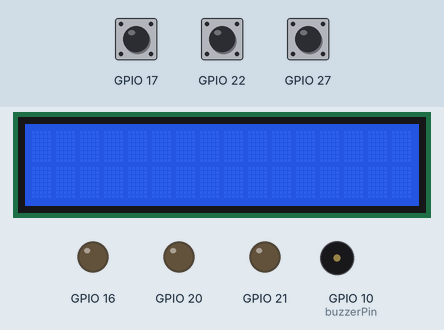
This program was run on a simulated Raspberry Pi (BCM pin numbers). On the bench: 16×2 character LCD, output pins drawn as LEDs (lit = HIGH), buzzer (waves = sounding, pin HIGH). The inputs (shaded band) are chosen by the test bench; at power-on: GPIO 27 HIGH, GPIO 17 HIGH, GPIO 22 HIGH.

Above: at 1.2 s.
1.3 s: GPIO 27 pulled LOW for 0.15 s
At 6.8 s:
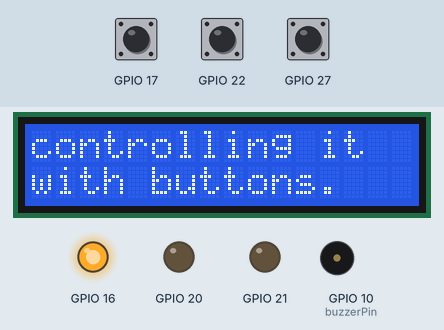
6.9 s: GPIO 17 pulled LOW for 3.2 s
At 9.4 s:
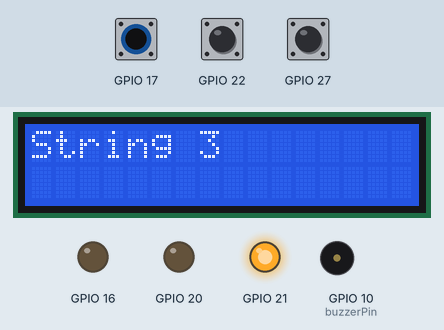
11.6 s: GPIO 22 pulled LOW for 0.15 s
At 12.4 s:
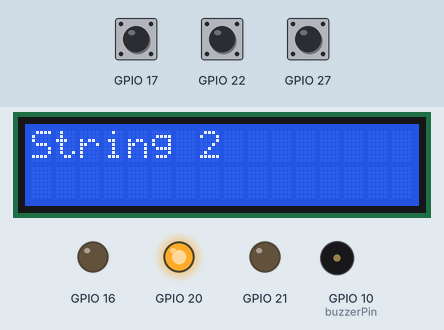
14.1 s: GPIO 22 pulled LOW for 3.2 s
At 15.8 s:
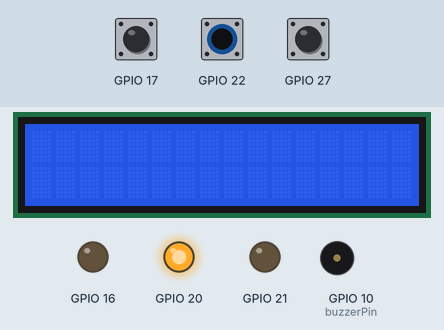
18.8 s: GPIO 27 pulled LOW for 1 s
At 19.6 s:
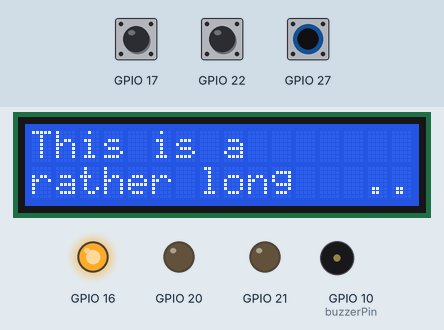
Timing chart, 0 to 21.4 s (numbered marks = the images above; inputs shaded):
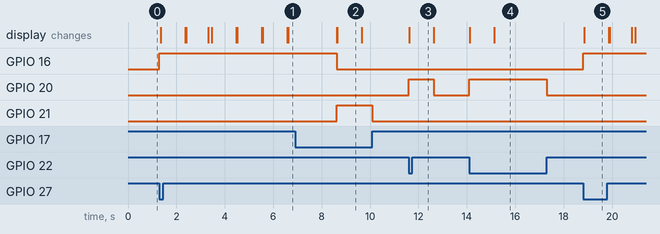

The program:

main.py
```python
from display import show_message
from setup import setup_hardware

from random import randint
from signal import pause
from functools import partial

def set_callbacks(buttons):
    for color, button in buttons.items():
        button.when_held = partial(callback_held,color)
        button.when_pressed = partial(callback_press,color)
        button.when_released = partial(callback_release, color)

def callback_held(color):
    global display
    display.clear()

def callback_release(color):
    global leds
    leds[color].off()

def callback_press(color):
    global display
    global buzzer
    buttons[color].when_pressed = None
    leds[color].on()

    if color == "green":
        greentext = "This is a rather long story about someone using a Raspberry Pi, to learn how to program an I2C 16x02 LCD Display and controlling it with buttons."
        show_message(display,greentext)
    if color == "yellow":
        show_message(display,"String 2")
    if color == "red":
        show_message(display,"String 3")
    buttons[color].when_pressed = partial(callback_press,color)
    # buzzer.on()
    # show_string(display, str(globalCount))

buzzer, buttons, leds, display = setup_hardware()
set_callbacks(buttons)

try:
    pause()
except KeyboardInterrupt:
    display.clear()
```

display.py
```python
from time import sleep

SLEEP_BETWEEN_SCROLLS = 1.0

def squash_words(lines):
    """
    Ensure as many words as possible are on one line.
    """
    myIterator = iter(lines)
    newLines = []
    currentWord = next(myIterator, None)
    while True:
        nextWord = next(myIterator, None)
        if not nextWord:
            newLines.append(currentWord)
            return newLines
        if len(currentWord + nextWord) > 13:
            newLines.append(currentWord)
            currentWord = nextWord
            continue
        else:
            currentWord += " "
            currentWord += nextWord

def show_many_words(display, words):
    for word in words:
        assert len(word) <= 14
    for i in range(0, len(words), 2):
        word1, word2 = words[i], words[i+1] if i+1 < len(words) else None
        # Last 1 word
        if not word2:
            show_line(display, word1)
        # Last 2 words
        elif i+2 == len(words):
            show_line(display, word1)
            show_line(display, word2, secondLine=True)
        else:
            show_line(display, word1)
            word2 += 14*" "
            word2 = word2[:14] + ".."
            show_line(display, word2, secondLine=True)
        sleep(SLEEP_BETWEEN_SCROLLS)

def de_germanize(message):
    translation = str.maketrans({"ö":"oe", "ü": "ue", "ä": "ae", "ß": "ss"})
    return message.translate(translation)

def show_message(display, message):
    message = de_germanize(message)
    words = message.split(" ")
    words = squash_words(words)
    if len(words) > 2:
        show_many_words(display, words)
    elif len(words) == 2:
        show_line(display,words[0])
        show_line(display,words[1],secondLine=True)
    else:
        show_line(display,words[0])
    sleep(SLEEP_BETWEEN_SCROLLS)
    display.clear()

def show_line(display, string, secondLine=False):
    # Ensure Display isn't overflowed
    if len(string) > 16:
        string = string[0:14] + ".."
    if not secondLine:
        display.clear()
        line = 0
    else:
        line = 1
    display.cursor_pos = (line,0)
    display.write_string(string)
```

setup.py
```python
from gpiozero import Button, OutputDevice, LED
from RPLCD.i2c import CharLCD

def setup_lcd(i2cAddress):
    return CharLCD('PCF8574', i2cAddress, cols=16, rows=2)

def setup_buzzer(buzzerPin):
    return OutputDevice(buzzerPin)

def setup_leds(ledConfig):
    leds = {}
    for color, pinNumber in ledConfig.items():
        leds[color] = LED(pinNumber)
    return leds

def setup_buttons(buttonConfig):
    buttons = {}
    for color, pinNumber in buttonConfig.items():
        buttons[color] = Button(pinNumber, hold_time=2)
    return buttons

def setup_hardware():
    ## Hardware info
    i2cAddress = 0x27
    buttonConfig = {
            "green": 27,
            "red": 17,
            "yellow": 22,
            }
    ledConfig = {
            "green": 16,
            "red": 21,
            "yellow": 20,
            }
    buzzerPin = 10
    buzzer = setup_buzzer(buzzerPin)
    buttons = setup_buttons(buttonConfig)
    leds = setup_leds(ledConfig)
    display = setup_lcd(i2cAddress)
    return buzzer, buttons, leds, display
```

Measured:
- after the input at 1.3 s, GPIO 16: LOW → HIGH at once; the display: first changes after 0.05 s (image 1 shows a later state)
- after the input at 6.9 s, GPIO 21: LOW → HIGH after 1.7 s, → LOW 1.5 s later; the display: first differs from a run without the input after 1.8 s (image 2)
- after the input at 11.6 s, GPIO 20: LOW → HIGH at once, → LOW 1.0 s later; the display: changes at once (image 3)
- after the input at 14.1 s, GPIO 20: LOW → HIGH at once, → LOW 3.2 s later; the display: first changes at once (image 4 shows a later state)
- after the input at 18.8 s, GPIO 16: LOW → HIGH at once; the display: changes after 0.05 s (image 5)
- what the display in image 2 shows lasts 1.0 s, from 8.7 s to 9.7 s
